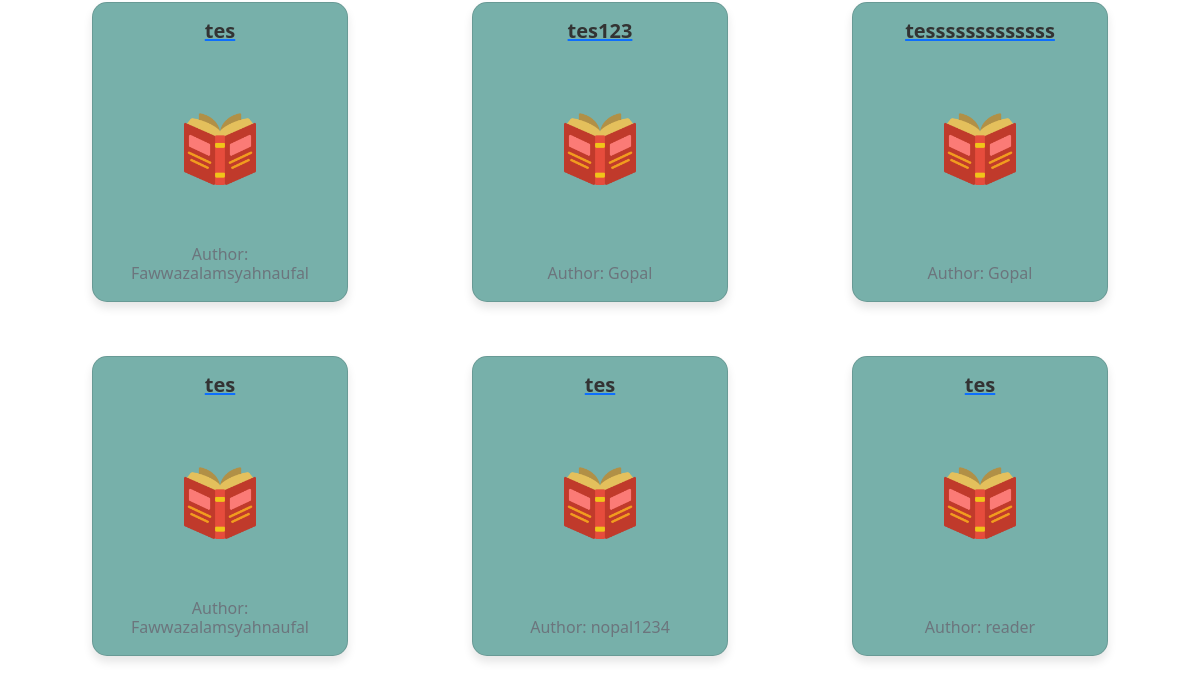
Page /writer (signed in, lower part) on the earlier database version.
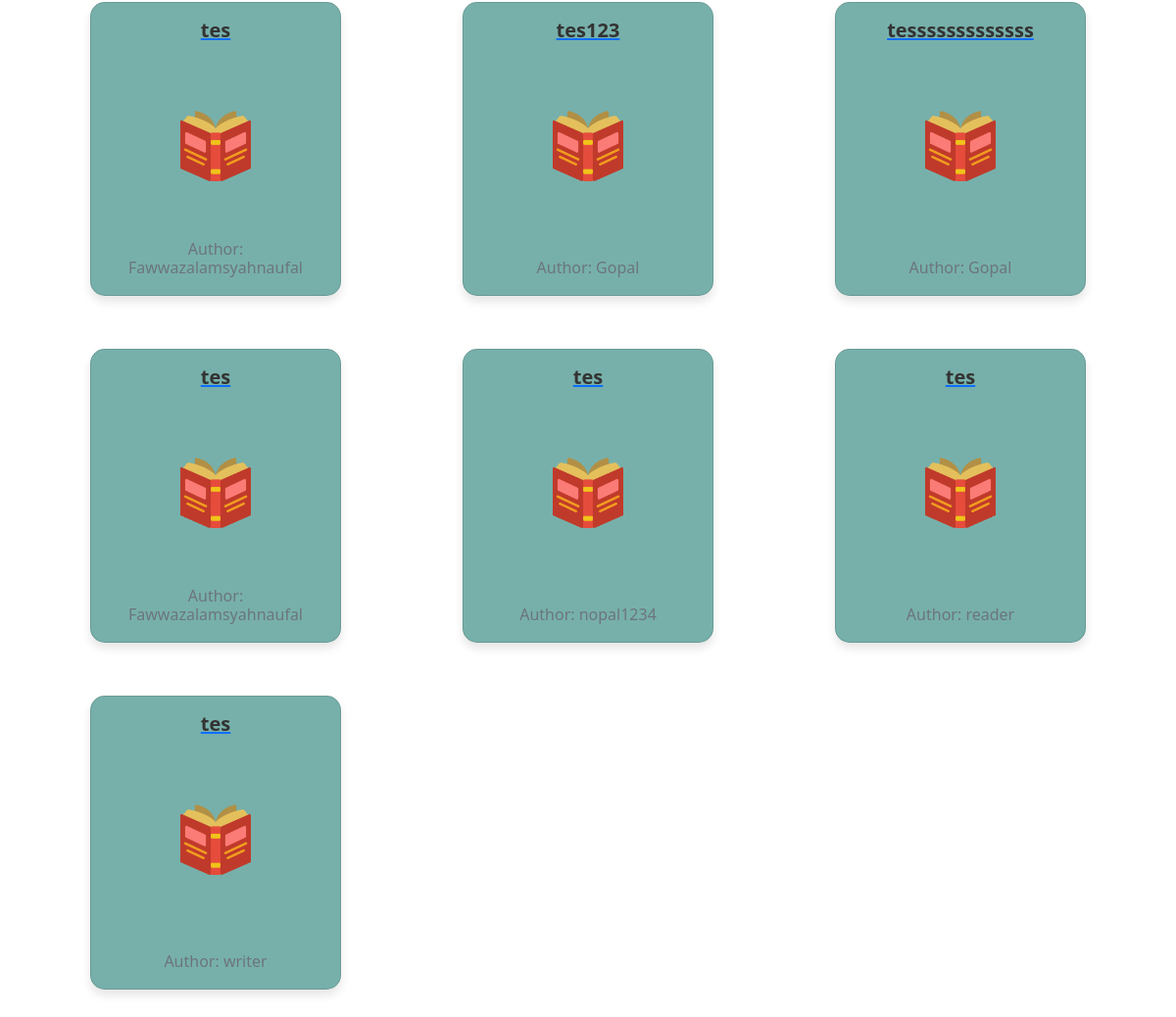
Same page on the later database version.
### tables this page shows
CREATE TABLE `stories` (
  `id` int(11) NOT NULL,
  `title` varchar(100) NOT NULL,
  `author` varchar(100) NOT NULL,
  `description` text NOT NULL,
  `user_id` int(11) DEFAULT NULL,
  `image_path` varchar(255) DEFAULT NULL,
  `Fandom` varchar(255) DEFAULT NULL,
  `Language` varchar(50) DEFAULT NULL,
  `Status` varchar(50) DEFAULT NULL,
  `Series` varchar(255) DEFAULT NULL,
  `Characters` text DEFAULT NULL,
  `Relationship` varchar(255) DEFAULT NULL,
  `Addtags` text DEFAULT NULL
);

### config/config.php (called while the page is built, shortened)
<?php
function connectDatabase()
{
    $servername = "localhost";
    $username = "root";
    $password = "";
    $database = "alternate_arc";
    $conn = new mysqli($servername, $username, $password, $database);
    return $conn;
}
function fetchStories()
{
    $conn = connectDatabase();
    $sql = "SELECT Addtags, image_path, id, title, author, description FROM stories";
    $result = $conn->query($sql);
    $stories = [];
    if ($result->num_rows > 0) {
        while ($row = $result->fetch_assoc()) {
            $stories[] = $row;
        }
    }
    return $stories;
}
?>

### writer/index.php (the view, shortened to what this page needs)
<?php
include 'navbar.php';
$stories = fetchStories();
?>
<!DOCTYPE html>
<html lang="en">
<head>
    <link href="https://cdn.jsdelivr.net/npm/bootstrap@5.0.2/dist/css/bootstrap.min.css" rel="stylesheet"
>
    <link rel="stylesheet" href="style/home.css">
</head>
<body style="background-color:#FFFFFF;">
    <div class="container mt-5 pt-3">
        <div class="row row-cols-1 row-cols-md-2 row-cols-lg-3 g-4">
            <?php
            foreach ($stories as $story) {
                echo '<div class="col" style="margin-bottom:30px;">';
                echo '<a href="../read/story.writer.php?id=' . $story["id"] . '" class="card-link">';
                echo '<div class="story card">';
                echo '<div class="card-body">';
                echo '<h5 class="card-title">' . $story["title"] . '</h5>';
                if (!empty($story["image_path"])) {
                    echo '<img src="../write/' . $story["image_path"] . '" alt="Story Image" style="display: block; margin: auto; width:100%; height:200px; object-fit: cover; margin-top:20px;">';
                } else {
                    echo '<img src="../image/book_3145755.png" style="display: block; margin: auto;width:72px;height:72px;margin-top:70px;">';
                }
                echo '<h6 class="card-subtitle mb-2 text-muted" style="text-align:center;position: absolute; bottom: 10px; left: 10px; right: 10px;">Author: ' . $story["author"] . '</h6>';
                echo '</div>';
                echo '</div>';
                echo '</a>';
                echo '</div>';
            }
            ?>
        </div>
    </div>
</body>
</html>

Differences in the rows shown:
added stories: title "tes", author "writer"
